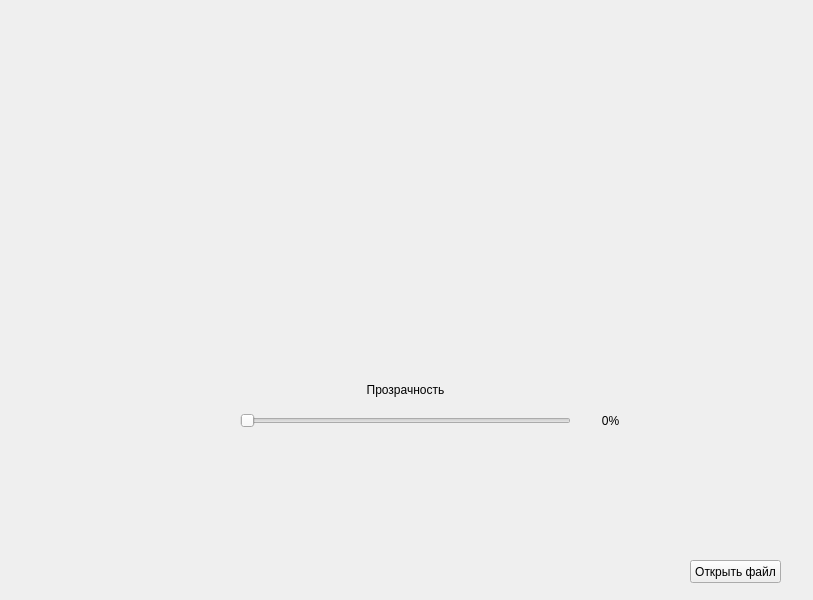
<?xml version="1.0" encoding="UTF-8"?>
<ui version="4.0">
 <class>MainWindow</class>
 <widget class="QMainWindow" name="MainWindow">
  <property name="geometry">
   <rect>
    <x>0</x>
    <y>0</y>
    <width>813</width>
    <height>600</height>
   </rect>
  </property>
  <property name="windowTitle">
   <string>MainWindow</string>
  </property>
  <widget class="QWidget" name="centralwidget">
   <widget class="QPushButton" name="loadImage_btn">
    <property name="geometry">
     <rect>
      <x>690</x>
      <y>560</y>
      <width>91</width>
      <height>23</height>
     </rect>
    </property>
    <property name="text">
     <string>Открыть файл</string>
    </property>
   </widget>
   <widget class="QLabel" name="image">
    <property name="geometry">
     <rect>
      <x>40</x>
      <y>30</y>
      <width>731</width>
      <height>331</height>
     </rect>
    </property>
    <property name="sizePolicy">
     <sizepolicy hsizetype="Preferred" vsizetype="Preferred">
      <horstretch>1</horstretch>
      <verstretch>1</verstretch>
     </sizepolicy>
    </property>
    <property name="text">
     <string/>
    </property>
    <property name="scaledContents">
     <bool>true</bool>
    </property>
    <property name="alignment">
     <set>Qt::AlignCenter</set>
    </property>
   </widget>
   <widget class="QSlider" name="transparency_slider">
    <property name="geometry">
     <rect>
      <x>240</x>
      <y>410</y>
      <width>331</width>
      <height>22</height>
     </rect>
    </property>
    <property name="maximum">
     <number>100</number>
    </property>
    <property name="orientation">
     <enum>Qt::Horizontal</enum>
    </property>
   </widget>
   <widget class="QLabel" name="label">
    <property name="geometry">
     <rect>
      <x>360</x>
      <y>380</y>
      <width>91</width>
      <height>20</height>
     </rect>
    </property>
    <property name="text">
     <string>Прозрачность</string>
    </property>
    <property name="alignment">
     <set>Qt::AlignCenter</set>
    </property>
   </widget>
   <widget class="QLabel" name="transparency_label">
    <property name="geometry">
     <rect>
      <x>580</x>
      <y>410</y>
      <width>61</width>
      <height>21</height>
     </rect>
    </property>
    <property name="text">
     <string>0%</string>
    </property>
    <property name="alignment">
     <set>Qt::AlignCenter</set>
    </property>
   </widget>
  </widget>
 </widget>
 <resources/>
 <connections/>
</ui>
